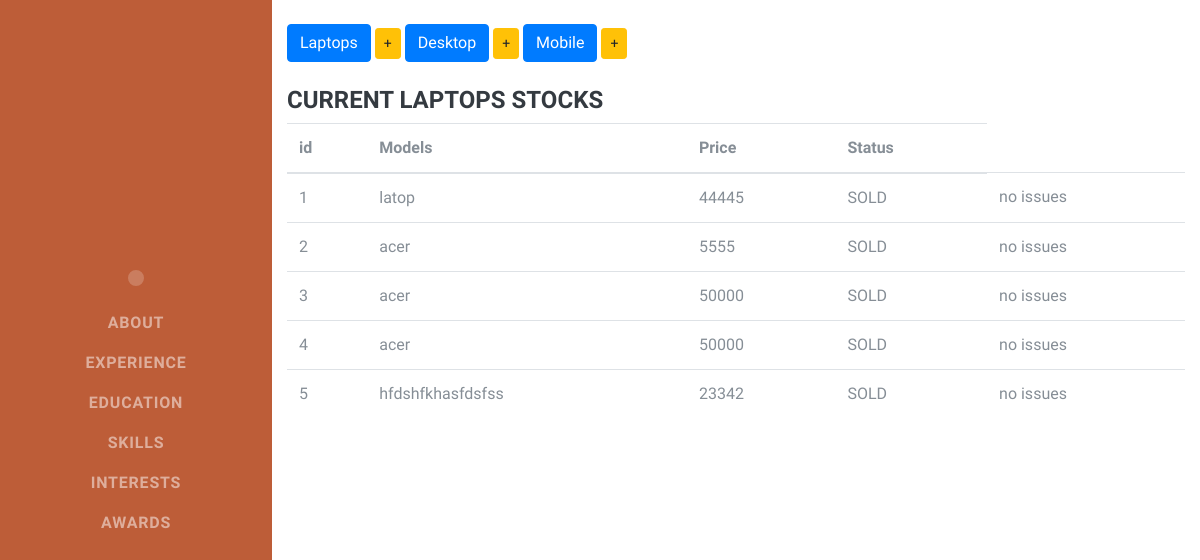
The page /display_laptop on the database its author committed.
### UgyenInventory/models.py (models this page shows, shortened)
class Device(models.Model): #name of the table
	type = models.CharField(max_length=100, blank =False)
	price = models.IntegerField()
	choices = (
			('AVAILABLE','Items ready to be purchased'),
			('SOLD','Item Sold'),
			('RESTOCKING','Item restocking in few days')
		)
	status = models.CharField(max_length=10,choices = choices, default="SOLD")
	issues = models.CharField(max_length=10, default="no issues")
	class Meta:
		abstract = True

class Laptop(Device):
	pass

### UgyenInventory/views.py (the view)
# urls.py: path('display_laptop', display_laptop,name='display_laptop'),
def display_laptop(request):
	items = Laptop.objects.all()
	context = {
		'items': items,
		'header': 'Laptops'
	}
	return render(request,'index2.html',context)

### UgyenInventory/templates/index2.html
{% extends 'base.html' %}
{% block body%}
<br>
<div class="button-group">
	<a href="{%url 'display_laptop'%}" class="btn btn-primary btn-md" role="button">Laptops</a>
	<a href="{% url 'add_laptop'%}" class="btn btn-warning btn-sm" role="button">+</a>
	<a href="{%url 'display_desktop'%}" class="btn btn-primary btn-md" role="button">Desktop</a>
	<a href="{% url 'add_desktop'%}" class="btn btn-warning btn-sm" role="button">+</a>
	<a href="{%url 'display_mobile'%}" class="btn btn-primary btn-md" role="button">Mobile</a>
	<a href="{% url 'add_mobile' %}" class="btn btn-warning btn-sm" role="button">+</a>
</div>
<br>
<h4>Current {{ header }} stocks</h4>
<table class="table table-hover">
	<thead>
		<tr>
			<th>id</th>
			<th>Models</th>
			<th>Price</th>
			<th>Status</th>
		</tr>
	</thead>
	<tbody>
		{% for item in items %}
		<tr>
			<td>{{item.pk}}</td>
			<td>{{item.type}}</td>
			<td>{{item.price}}</td>
			<td>{{item.status}}</td>
			<td>{{item.issues}}</td>
		</tr>
		{%endfor%}
	</tbody>
</table>
{% endblock %}

### UgyenInventory/templates/base.html (shortened to what this page needs)
{% load staticfiles %}
<!DOCTYPE html>
<html lang="en">
<head>
  <link href="{% static 'vendor/bootstrap/css/bootstrap.min.css'%}" rel="stylesheet">
  <link href="{% static 'vendor/fontawesome-free/css/all.min.css'%}" rel="stylesheet">
  <link href="{% static 'css/resume.min.css'%}" rel="stylesheet">
</head>
<body id="page-top">
  <nav class="navbar navbar-expand-lg navbar-dark bg-primary fixed-top" id="sideNav">
    <a class="navbar-brand js-scroll-trigger" href="#page-top">
      <span class="d-none d-lg-block">
        <img class="img-fluid img-profile rounded-circle mx-auto mb-2" src="static/img/profile2.jpg" alt="">
      </span>
    </a>
    <div class="collapse navbar-collapse" id="navbarSupportedContent">
      <ul class="navbar-nav">
        <li class="nav-item">
          <a class="nav-link js-scroll-trigger" href="#about">About</a>
        </li>
        <li class="nav-item">
          <a class="nav-link js-scroll-trigger" href="#experience">Experience</a>
        </li>
        <li class="nav-item">
          <a class="nav-link js-scroll-trigger" href="#education">Education</a>
        </li>
        <li class="nav-item">
          <a class="nav-link js-scroll-trigger" href="#skills">Skills</a>
        </li>
        <li class="nav-item">
          <a class="nav-link js-scroll-trigger" href="#interests">Interests</a>
        </li>
        <li class="nav-item">
          <a class="nav-link js-scroll-trigger" href="#awards">Awards</a>
        </li>
      </ul>
    </div>
  </nav>
	<div class="container">
		{% block body %}
		{% endblock %}
	</div>
</body>
</html>

### rows shown on the page
Laptop: pk "1", type "latop", price "44445", status "SOLD", issues "no issues"
Laptop: pk "2", type "acer", price "5555", status "SOLD", issues "no issues"
Laptop: pk "3", type "acer", price "50000", status "SOLD", issues "no issues"
Laptop: pk "4", type "acer", price "50000", status "SOLD", issues "no issues"
Laptop: pk "5", type "hfdshfkhasfdsfss", price "23342", status "SOLD", issues "no issues"

### other values the page prints
{{ header }} "LAPTOPS"
